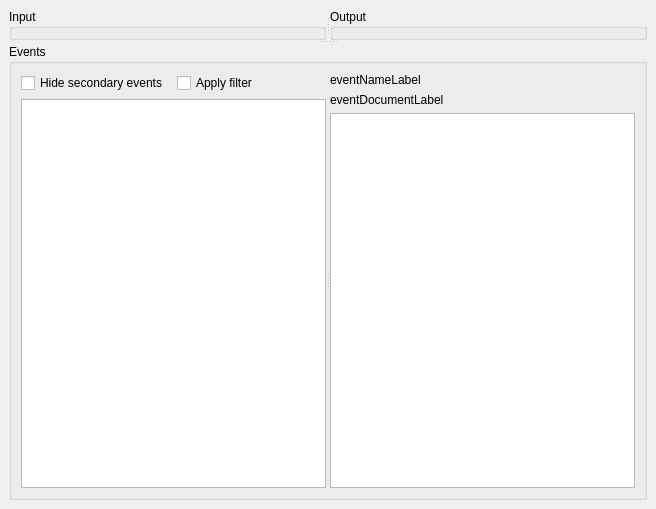
<?xml version="1.0" encoding="UTF-8"?>
<ui version="4.0">
 <class>TransformPassViewWidget</class>
 <widget class="QWidget" name="TransformPassViewWidget">
  <property name="geometry">
   <rect>
    <x>0</x>
    <y>0</y>
    <width>656</width>
    <height>509</height>
   </rect>
  </property>
  <property name="windowTitle">
   <string>Form</string>
  </property>
  <layout class="QGridLayout" name="gridLayout">
   <property name="leftMargin">
    <number>0</number>
   </property>
   <property name="topMargin">
    <number>0</number>
   </property>
   <property name="rightMargin">
    <number>0</number>
   </property>
   <property name="bottomMargin">
    <number>0</number>
   </property>
   <item row="0" column="0">
    <widget class="QStackedWidget" name="stackedWidget">
     <property name="currentIndex">
      <number>1</number>
     </property>
     <widget class="QWidget" name="placeholderPage">
      <layout class="QVBoxLayout" name="verticalLayout">
       <item>
        <widget class="QLabel" name="label">
         <property name="text">
          <string>Please wait...</string>
         </property>
         <property name="alignment">
          <set>Qt::AlignCenter</set>
         </property>
        </widget>
       </item>
      </layout>
     </widget>
     <widget class="QWidget" name="resultPage">
      <layout class="QVBoxLayout" name="verticalLayout_2">
       <item>
        <widget class="QSplitter" name="splitter_2">
         <property name="orientation">
          <enum>Qt::Vertical</enum>
         </property>
         <widget class="QSplitter" name="splitter">
          <property name="orientation">
           <enum>Qt::Horizontal</enum>
          </property>
          <widget class="QGroupBox" name="inputDataGroupBox">
           <property name="title">
            <string>Input</string>
           </property>
          </widget>
          <widget class="QGroupBox" name="outputDataGroupBox">
           <property name="title">
            <string>Output</string>
           </property>
          </widget>
         </widget>
         <widget class="QGroupBox" name="eventGroupBox">
          <property name="title">
           <string>Events</string>
          </property>
          <layout class="QVBoxLayout" name="verticalLayout_5">
           <item>
            <widget class="QSplitter" name="splitter_3">
             <property name="orientation">
              <enum>Qt::Horizontal</enum>
             </property>
             <widget class="QWidget" name="verticalLayoutWidget_2">
              <layout class="QVBoxLayout" name="eventListingLayout">
               <item>
                <layout class="QHBoxLayout" name="horizontalLayout">
                 <item>
                  <widget class="QCheckBox" name="topEventFilterCheckBox">
                   <property name="text">
                    <string>Hide secondary events</string>
                   </property>
                  </widget>
                 </item>
                 <item>
                  <widget class="QCheckBox" name="customFilterCheckBox">
                   <property name="text">
                    <string>Apply filter</string>
                   </property>
                  </widget>
                 </item>
                </layout>
               </item>
               <item>
                <widget class="QListView" name="eventListView">
                 <property name="defaultDropAction">
                  <enum>Qt::IgnoreAction</enum>
                 </property>
                </widget>
               </item>
              </layout>
             </widget>
             <widget class="QWidget" name="verticalLayoutWidget">
              <layout class="QVBoxLayout" name="eventDetailLayout">
               <item>
                <widget class="QLabel" name="eventNameLabel">
                 <property name="sizePolicy">
                  <sizepolicy hsizetype="Preferred" vsizetype="Fixed">
                   <horstretch>0</horstretch>
                   <verstretch>0</verstretch>
                  </sizepolicy>
                 </property>
                 <property name="text">
                  <string notr="true">eventNameLabel</string>
                 </property>
                </widget>
               </item>
               <item>
                <widget class="QLabel" name="eventDocumentLabel">
                 <property name="sizePolicy">
                  <sizepolicy hsizetype="Expanding" vsizetype="Preferred">
                   <horstretch>0</horstretch>
                   <verstretch>0</verstretch>
                  </sizepolicy>
                 </property>
                 <property name="text">
                  <string notr="true">eventDocumentLabel</string>
                 </property>
                </widget>
               </item>
               <item>
                <widget class="QTreeWidget" name="eventClickableTreeWidget">
                 <property name="sizePolicy">
                  <sizepolicy hsizetype="Expanding" vsizetype="Expanding">
                   <horstretch>0</horstretch>
                   <verstretch>0</verstretch>
                  </sizepolicy>
                 </property>
                 <attribute name="headerVisible">
                  <bool>false</bool>
                 </attribute>
                 <column>
                  <property name="text">
                   <string notr="true">1</string>
                  </property>
                 </column>
                </widget>
               </item>
              </layout>
             </widget>
            </widget>
           </item>
          </layout>
         </widget>
        </widget>
       </item>
      </layout>
     </widget>
    </widget>
   </item>
  </layout>
 </widget>
 <resources/>
 <connections/>
</ui>
